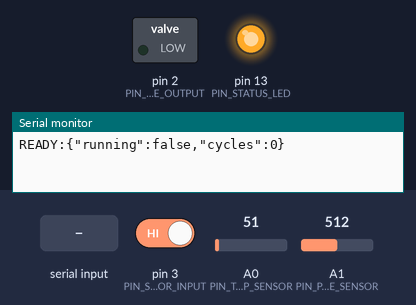
The sketch below on a simulated Arduino Uno, built with avr-gcc and run on an emulated ATmega328P. Parts: switched loads named in the sketch (green lamp = pin HIGH), output pins drawn as LEDs (lit = HIGH), the last lines printed to the serial monitor. The inputs (shaded band) are chosen by the test bench; at power-on: pin 3 (PIN_SENSOR_INPUT) HIGH, A0 (PIN_TEMP_SENSOR) = 51, A1 (PIN_PRESSURE_SENSOR) = 512.

Above: at 1.3 s.
1.4 s: "START\n" received over Serial
At 2.25 s:
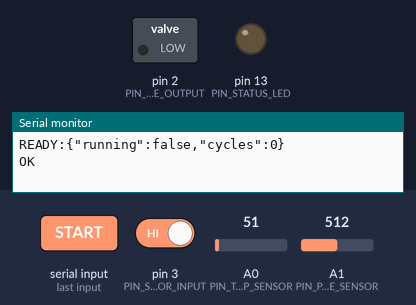
4.4 s: "TRIGGER\n" received over Serial
At 5.8 s:
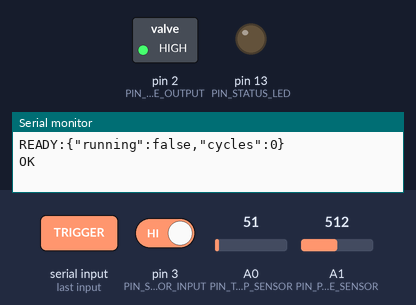
Timing chart, 0 to 11.9 s (numbered marks = the images above; inputs shaded):
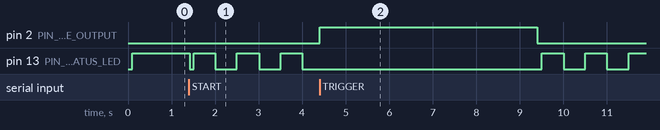

The sketch:

pneumatic_test_stand.ino
```cpp
/*
  Pneumatic Test Stand Controller

  Arduino Uno sketch for controlling pneumatic component tests

  Hardware Setup:
  - Digital Pin 2: Valve Control Output (drives solenoid valve)
  - Digital Pin 3: Sensor Input (initiator/proximity sensor)
  - Analog Pin A0: Temperature Sensor (LM35 or similar, 10mV/°C)
  - Analog Pin A1: Pressure Sensor (0-10V = 0-10 bar)
  - Digital Pin 13: Status LED (built-in)

  Serial Protocol:
  - Baudrate: 115200
  - Commands: START, STOP, TRIGGER, READ, STATUS, RESET
  - Responses: OK, ERROR, DATA:{json}, READY:{json}

  Author: Prüfstand Software Team
  Version: 1.0
*/

// Pin definitions
const int PIN_VALVE_OUTPUT = 2;      // Valve control output
const int PIN_SENSOR_INPUT = 3;      // Sensor input (initiator)
const int PIN_TEMP_SENSOR = A0;      // Temperature sensor (analog)
const int PIN_PRESSURE_SENSOR = A1;  // Pressure sensor (analog)
const int PIN_STATUS_LED = 13;       // Status LED

// Configuration
const unsigned long SENSOR_TIMEOUT_MS = 5000;  // Max time to wait for sensor
const unsigned long SERIAL_TIMEOUT_MS = 100;   // Serial read timeout
const int SENSOR_DEBOUNCE_MS = 5;              // Debounce delay

// State variables
bool testRunning = false;
unsigned long cycleCount = 0;
String inputBuffer = "";

// Timing variables
unsigned long cycleStartTime = 0;
unsigned long cycleEndTime = 0;

// Sensor readings
float currentTemperature = 0.0;
float currentPressure = 0.0;


void setup() {
  // Initialize serial communication
  Serial.begin(115200);
  Serial.setTimeout(SERIAL_TIMEOUT_MS);

  // Configure pins
  pinMode(PIN_VALVE_OUTPUT, OUTPUT);
  pinMode(PIN_SENSOR_INPUT, INPUT_PULLUP);  // Use internal pullup
  pinMode(PIN_STATUS_LED, OUTPUT);

  // Initialize outputs to safe state
  digitalWrite(PIN_VALVE_OUTPUT, LOW);
  digitalWrite(PIN_STATUS_LED, LOW);

  // Initialize
  testRunning = false;
  cycleCount = 0;

  // Signal ready
  delay(100);
  sendStatus();
}


void loop() {
  // Read sensors periodically
  readSensors();

  // Update status LED
  updateStatusLED();

  // Process serial commands
  if (Serial.available() > 0) {
    processSerialCommand();
  }

  // Small delay to prevent overwhelming the serial
  delay(10);
}


void processSerialCommand() {
  // Read until newline
  String command = Serial.readStringUntil('\n');
  command.trim();

  if (command.length() == 0) {
    return;
  }

  // Parse command and data
  int colonPos = command.indexOf(':');
  String cmd = (colonPos > 0) ? command.substring(0, colonPos) : command;
  String data = (colonPos > 0) ? command.substring(colonPos + 1) : "";

  // Process command
  if (cmd == "START") {
    handleStartTest();
  }
  else if (cmd == "STOP") {
    handleStopTest();
  }
  else if (cmd == "TRIGGER") {
    handleTriggerCycle();
  }
  else if (cmd == "READ") {
    handleReadSensors();
  }
  else if (cmd == "STATUS") {
    sendStatus();
  }
  else if (cmd == "RESET") {
    handleReset();
  }
  else {
    Serial.println("ERROR:Unknown command");
  }
}


void handleStartTest() {
  testRunning = true;
  cycleCount = 0;
  Serial.println("OK");
}


void handleStopTest() {
  testRunning = false;
  digitalWrite(PIN_VALVE_OUTPUT, LOW);  // Ensure valve is off
  Serial.println("OK");
}


void handleTriggerCycle() {
  if (!testRunning) {
    Serial.println("ERROR:Test not running");
    return;
  }

  // Execute one test cycle
  bool success = false;
  float cycleTime = 0.0;
  bool sensorTriggered = false;
  String errorMsg = "";

  // Read sensors before cycle
  readSensors();

  // Start timing
  cycleStartTime = micros();

  // Activate valve
  digitalWrite(PIN_VALVE_OUTPUT, HIGH);

  // Wait for sensor to trigger (or timeout)
  unsigned long waitStart = millis();
  while ((millis() - waitStart) < SENSOR_TIMEOUT_MS) {
    if (digitalRead(PIN_SENSOR_INPUT) == LOW) {  // Sensor active (pulled low)
      delay(SENSOR_DEBOUNCE_MS);  // Debounce
      if (digitalRead(PIN_SENSOR_INPUT) == LOW) {
        sensorTriggered = true;
        cycleEndTime = micros();
        break;
      }
    }
  }

  // Deactivate valve
  digitalWrite(PIN_VALVE_OUTPUT, LOW);

  // Calculate cycle time
  if (sensorTriggered) {
    cycleTime = (cycleEndTime - cycleStartTime) / 1000.0;  // Convert to ms
    success = true;
    cycleCount++;
  } else {
    cycleTime = SENSOR_TIMEOUT_MS;
    errorMsg = "Sensor timeout";
  }

  // Send response as JSON
  Serial.print("DATA:{");
  Serial.print("\"cycle_time_ms\":");
  Serial.print(cycleTime, 2);
  Serial.print(",\"temperature\":");
  Serial.print(currentTemperature, 1);
  Serial.print(",\"pressure\":");
  Serial.print(currentPressure, 2);
  Serial.print(",\"sensor_triggered\":");
  Serial.print(sensorTriggered ? "true" : "false");
  Serial.print(",\"success\":");
  Serial.print(success ? "true" : "false");
  Serial.print(",\"error\":\"");
  Serial.print(errorMsg);
  Serial.println("\"}");
}


void handleReadSensors() {
  readSensors();

  Serial.print("DATA:{");
  Serial.print("\"temperature\":");
  Serial.print(currentTemperature, 1);
  Serial.print(",\"pressure\":");
  Serial.print(currentPressure, 2);
  Serial.print(",\"voltage\":");

  // Calculate supply voltage from Vcc
  float voltage = readVcc() / 1000.0;
  Serial.print(voltage, 2);

  Serial.println("}");
}


void sendStatus() {
  Serial.print("READY:{");
  Serial.print("\"running\":");
  Serial.print(testRunning ? "true" : "false");
  Serial.print(",\"cycles\":");
  Serial.print(cycleCount);
  Serial.println("}");
}


void handleReset() {
  testRunning = false;
  cycleCount = 0;
  digitalWrite(PIN_VALVE_OUTPUT, LOW);
  Serial.println("OK");
}


void readSensors() {
  // Read temperature sensor (LM35: 10mV per degree Celsius)
  // Arduino ADC: 0-1023 = 0-5V
  // For LM35: Temp = (analogRead * 5000 / 1024) / 10
  int tempRaw = analogRead(PIN_TEMP_SENSOR);
  currentTemperature = (tempRaw * 5000.0 / 1024.0) / 10.0;

  // Read pressure sensor (assuming 0-5V = 0-10 bar linear)
  int pressureRaw = analogRead(PIN_PRESSURE_SENSOR);
  currentPressure = (pressureRaw * 5.0 / 1024.0) * 2.0;  // 0-5V -> 0-10 bar

  // Limit to reasonable values
  if (currentTemperature < -10 || currentTemperature > 150) {
    currentTemperature = 25.0;  // Default to room temp if unreasonable
  }

  if (currentPressure < 0 || currentPressure > 15) {
    currentPressure = 0.0;  // Default to 0 if unreasonable
  }
}


void updateStatusLED() {
  if (testRunning) {
    // Blink when running
    digitalWrite(PIN_STATUS_LED, (millis() / 500) % 2);
  } else {
    // Solid when idle
    digitalWrite(PIN_STATUS_LED, HIGH);
  }
}


long readVcc() {
  // Read 1.1V reference against AVcc
  // set the reference to Vcc and the measurement to the internal 1.1V reference
  #if defined(__AVR_ATmega32U4__) || defined(__AVR_ATmega1280__) || defined(__AVR_ATmega2560__)
    ADMUX = _BV(REFS0) | _BV(MUX4) | _BV(MUX3) | _BV(MUX2) | _BV(MUX1);
  #elif defined (__AVR_ATtiny24__) || defined(__AVR_ATtiny44__) || defined(__AVR_ATtiny84__)
    ADMUX = _BV(MUX5) | _BV(MUX0);
  #elif defined (__AVR_ATtiny25__) || defined(__AVR_ATtiny45__) || defined(__AVR_ATtiny85__)
    ADMUX = _BV(MUX3) | _BV(MUX2);
  #else
    ADMUX = _BV(REFS0) | _BV(MUX3) | _BV(MUX2) | _BV(MUX1);
  #endif

  delay(2); // Wait for Vref to settle
  ADCSRA |= _BV(ADSC); // Start conversion
  while (bit_is_set(ADCSRA, ADSC)); // measuring

  uint8_t low  = ADCL; // must read ADCL first - it then locks ADCH
  uint8_t high = ADCH; // unlocks both

  long result = (high << 8) | low;

  result = 1125300L / result; // Calculate Vcc (in mV); 1125300 = 1.1*1023*1000
  return result; // Vcc in millivolts
}


/*
  Circuit Diagram Notes:

  Temperature Sensor (LM35):
  - Pin 1 (Vcc) -> Arduino 5V
  - Pin 2 (Output) -> Arduino A0
  - Pin 3 (GND) -> Arduino GND

  Pressure Sensor (0-10V):
  - Use voltage divider if sensor outputs 0-10V
  - For 0-10V sensor: R1=10kΩ to sensor, R2=10kΩ to GND
  - Middle point to Arduino A1
  - Or use 0-5V sensor directly

  Solenoid Valve:
  - Use MOSFET or relay for switching
  - Arduino Pin 2 -> MOSFET Gate (through 1kΩ resistor)
  - MOSFET Source -> GND
  - MOSFET Drain -> Valve negative terminal
  - Valve positive terminal -> External power supply (12V/24V)
  - Add flyback diode across valve (1N4007 or similar)

  Initiator/Proximity Sensor:
  - 3-wire sensor: Brown(+), Blue(-), Black(signal)
  - Signal wire -> Arduino Pin 3
  - Use internal pullup (configured in code)
  - Or add external 10kΩ pullup resistor

  Status LED:
  - Built-in LED on Pin 13 (no external components needed)
*/
```

Measured:
- after the input at 1.4 s, pin 13 (PIN_STATUS_LED): HIGH → LOW at once, then repeats every 1.0 s: HIGH 0.50 s, LOW 0.50 s
- after the input at 4.4 s, pin 2 (PIN_VALVE_OUTPUT): LOW → HIGH at once, → LOW 5.0 s later
